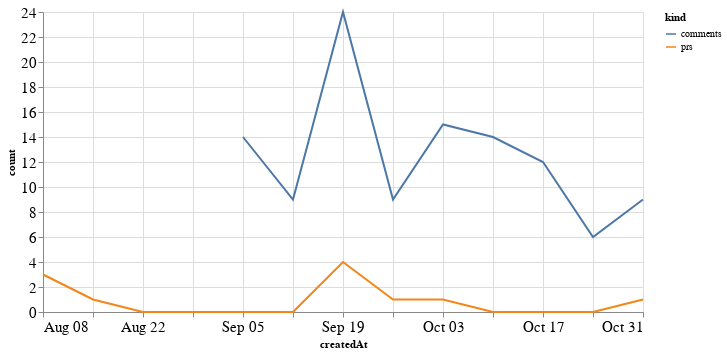

The notebook cell this image was saved under:
### Code cell
alt.Chart(total_time, width=600).mark_line().encode(
    x='createdAt',
    y='count',
    color='kind'
)

### Figure 1 — Vega-Lite specification as saved in the notebook (floating-point values rounded to 4 significant figures)
{"config": {"axisLeft": {"labelFontSize": 15}, "axisBottom": {"labelFontSize": 15}}, "data": {"name": "data-64555d044b61312e7006815450e48310"}, "mark": "line", "encoding": {"color": {"type": "nominal", "field": "kind"}, "x": {"type": "temporal", "field": "createdAt"}, "y": {"type": "quantitative", "field": "count"}}, "width": 600, "$schema": "https://vega.github.io/schema/vega-lite/v4.8.1.json", "datasets": {"data-64555d044b61312e7006815450e48310": [{"createdAt": "2021-08-08T00:00:00", "kind": "prs", "count": 3.0}, {"createdAt": "2021-08-15T00:00:00", "kind": "prs", "count": 1.0}, {"createdAt": "2021-08-22T00:00:00", "kind": "prs", "count": 0.0}, {"createdAt": "2021-08-29T00:00:00", "kind": "prs", "count": 0.0}, {"createdAt": "2021-09-05T00:00:00", "kind": "prs", "count": 0.0}, {"createdAt": "2021-09-12T00:00:00", "kind": "prs", "count": 0.0}, {"createdAt": "2021-09-19T00:00:00", "kind": "prs", "count": 4.0}, {"createdAt": "2021-09-26T00:00:00", "kind": "prs", "count": 1.0}, {"createdAt": "2021-10-03T00:00:00", "kind": "prs", "count": 1.0}, {"createdAt": "2021-10-10T00:00:00", "kind": "prs", "count": 0.0}, {"createdAt": "2021-10-17T00:00:00", "kind": "prs", "count": 0.0}, {"createdAt": "2021-10-24T00:00:00", "kind": "prs", "count": 0.0}, {"createdAt": "2021-10-31T00:00:00", "kind": "prs", "count": 1.0}, {"createdAt": "2021-08-08T00:00:00", "kind": "comments", "count": null}, {"createdAt": "2021-08-15T00:00:00", "kind": "comments", "count": null}, {"createdAt": "2021-08-22T00:00:00", "kind": "comments", "count": null}, {"createdAt": "2021-08-29T00:00:00", "kind": "comments", "count": null}, {"createdAt": "2021-09-05T00:00:00", "kind": "comments", "count": 14.0}, {"createdAt": "2021-09-12T00:00:00", "kind": "comments", "count": 9.0}, {"createdAt": "2021-09-19T00:00:00", "kind": "comments", "count": 24.0}, {"createdAt": "2021-09-26T00:00:00", "kind": "comments", "count": 9.0}, {"createdAt": "2021-10-03T00:00:00", "kind": "comments", "count": 15.0}, {"createdAt": "2021-10-10T00:00:00", "kind": "comments", "count": 14.0}, {"createdAt": "2021-10-17T00:00:00", "kind": "comments", "count": 12.0}, {"createdAt": "2021-10-24T00:00:00", "kind": "comments", "count": 6.0}, {"createdAt": "2021-10-31T00:00:00", "kind": "comments", "count": 9.0}]}}
